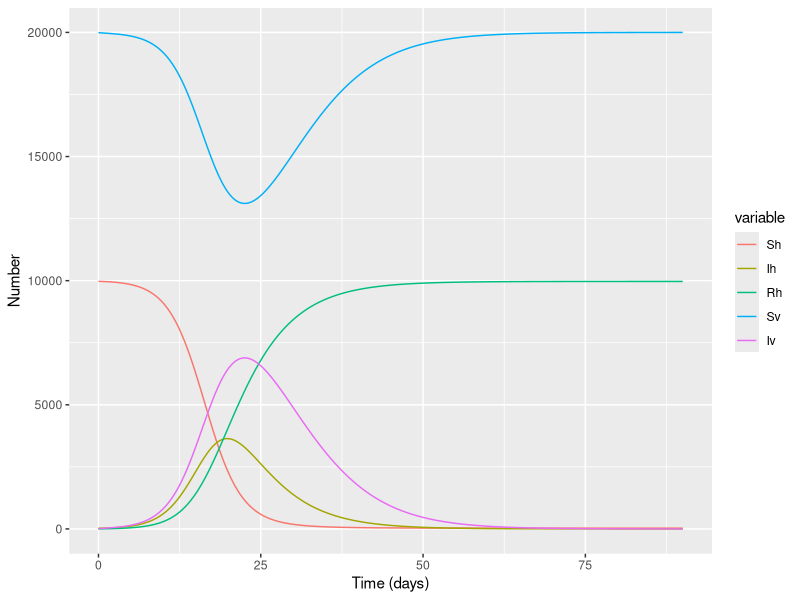

Generate this figure with R:
# PACKAGES
library(deSolve)
library(reshape2)
library(ggplot2)


# MODEL INPUTS
Nh <- 10000  # human population number
Nv <- 20000  # vector population number

ph <- 0.28/100  # initial prevalence of infection in host population
pv <- 0.057/100  # initial prevalence of infection in vector population

initial_state_values <- c(Sh = Nh - ph*Nh, Ih = ph*Nh, Rh = 0,
                          Sv = Nv - pv*Nv, Iv = pv*Nv)

parameters <- c(a = 1,  # mosquito biting rate (per day)
                bv = 0.4,  # probability of vector getting infected by a host
                bh = 0.4,  # probability of host getting infected by a vector
                mu_v = 0.25,  # death rate of vectors (per day)
                r = 0.167)  # recovery rate of hosts (per day)

# Times
t <- seq(from = 0, to = 90, by = 0.1)


# MODEL FUNCTION
SIR_model_for_VBD <- function(time, state, parameters) {
  with(as.list(c(state, parameters)), {
    Nh <- Sh+Ih+Rh
    Nv < Sv+Iv
    
    dSv_dt = mu_v*Nv - (a*bv/Nh)*Sv*Ih - mu_v*Sv
    dIv_dt <- (a*bv/Nh)*Sv*Ih - mu_v*Iv
    
    dSh_dt <- -(a*bh/Nh)*Sh*Iv
    dIh_dt <- (a*bh/Nh)*Sh*Iv - r*Ih
    dRh_dt <- r*Ih
    
    return(list(c(dSh_dt, dIh_dt, dRh_dt,
                  dSv_dt, dIv_dt)))
  })
}


# MODEL OUTPUT
output <- as.data.frame(ode(y = initial_state_values,
                            times = t,
                            func = SIR_model_for_VBD,
                            parms = parameters))

output_long <- melt(output, id="time")
ggplot(data = output_long,
       aes(x = time,
           y = value,
           colour = variable,
           group = variable)) + geom_line() + xlab("Time (days)") + ylab("Number")
